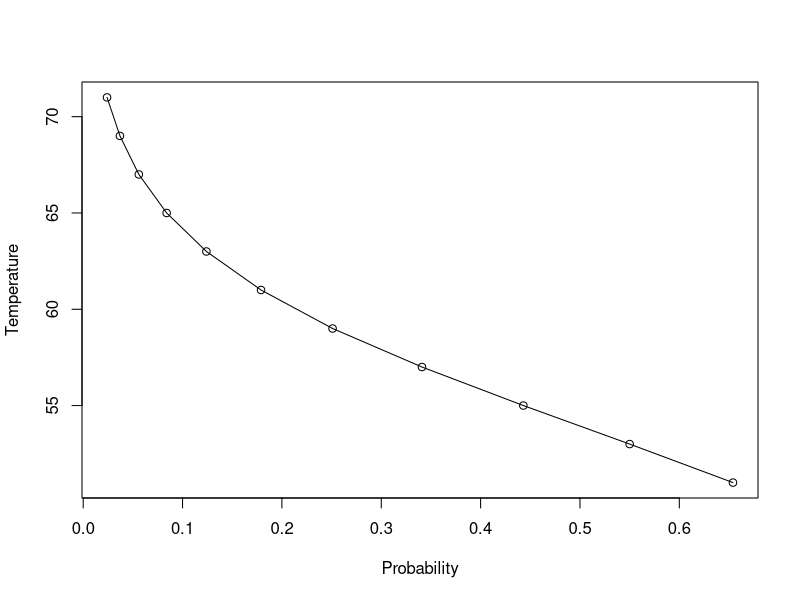

This figure's R source:
## ---- chunk 1
absenteeism =  18.93 + (- 9.11 * 1) + (3.1 * 1) + (2.15 * 1)
absenteeism_case = 2

# residual is the observed outcome minus the expected outcome.
ei = 2 - 15.07
ei
## ---- chunk 2
# R2 = 1 - variability of residuals / variability of the outcome
R2 = 1 - (240.57/264.17)
R2

# R2_adj = 1 - (variability of residuals / variability of the outcome) * (n-1 / n-k-1)
R2_adj = 1 - (240.57/264.17) * (146 - 1)/(146-3-1)
R2_adj
## ---- chunk 3
p_51 = exp (11.6630 - (.2162 * 51)) / (1 + exp (11.6630 - (.2162 * 51)))
p_51

p_53 = exp (11.6630 - (.2162 * 53)) / (1 + exp (11.6630 - (.2162 * 53)))
p_53

p_55 = exp (11.6630 - (.2162 * 55)) / (1 + exp (11.6630 - (.2162 * 55)))
p_55
## ---- chunk 4
# temperatures
x <- c(51, 53, 55, 57, 59, 61, 63, 65, 67, 69, 71)

# probability
y <- c(0.654, 0.550, 0.443, 0.341, 0.251, 0.179, 0.124, 0.084, 0.056, 0.037, 0.024)

plot(x ~ y, xlab="Probability", ylab="Temperature")
lines(x ~ y)
